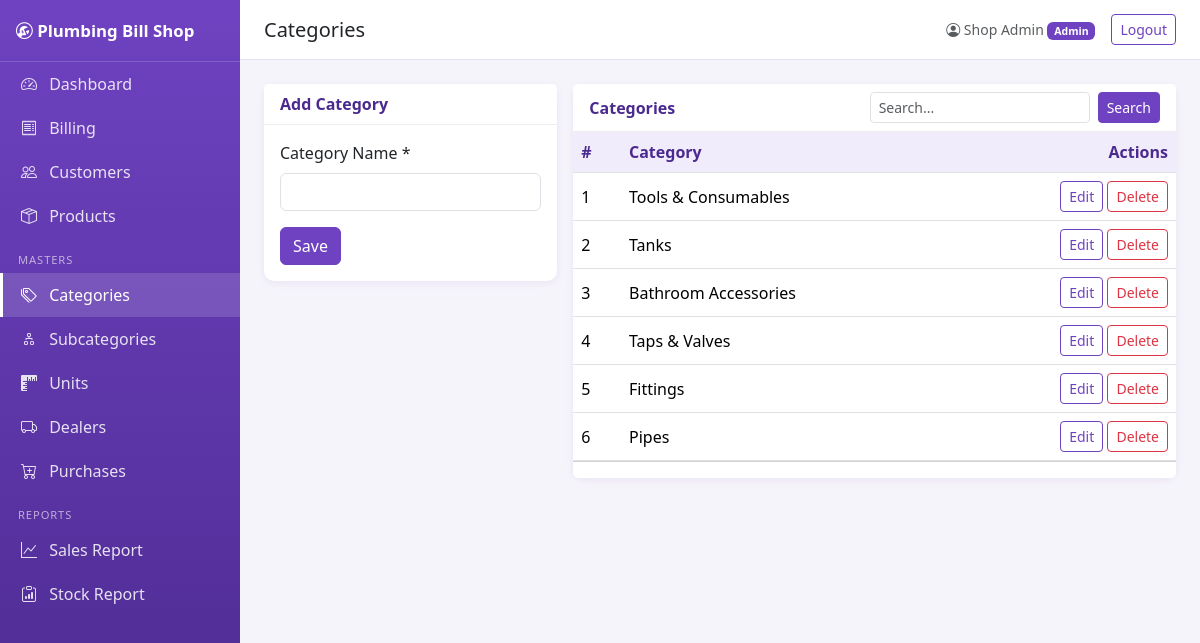
Screenshot of /categories/index.php (signed in) with the database file from the repository.
### tables this page shows
CREATE TABLE categories (
  id INT AUTO_INCREMENT PRIMARY KEY,
  name VARCHAR(100) NOT NULL,
  is_deleted TINYINT(1) NOT NULL DEFAULT 0,
  created_at TIMESTAMP NOT NULL DEFAULT CURRENT_TIMESTAMP,
  updated_at TIMESTAMP NOT NULL DEFAULT CURRENT_TIMESTAMP ON UPDATE CURRENT_TIMESTAMP
);

### categories/index.php (called while the page is built, shortened)
<?php
require_once __DIR__ . '/../includes/init.php';
require_once __DIR__ . '/../includes/crud.php';
render_crud($pdo, [
    'table' => 'categories', 'path' => 'categories/index.php',
    'title' => 'Categories', 'singular' => 'Category',
    'fields' => ['name' => ['label' => 'Category Name', 'required' => true, 'unique' => true, 'max' => 100]],
    'columns' => ['name' => 'Category'],
    'search' => ['t.name'],
    'guard' => 'SELECT (SELECT COUNT(*) FROM products WHERE category_id = ? AND is_deleted = 0)
                     + (SELECT COUNT(*) FROM subcategories WHERE category_id = ? AND is_deleted = 0)',
    'guard_msg' => 'This category still has active products or subcategories. Remove them first.',
]);

### includes/init.php (called while the page is built, shortened)
<?php
function is_admin()
{
    return isset($_SESSION['user']['role'])
        && strtolower($_SESSION['user']['role']) === 'admin';
}
function flash($type = null, $message = null)
{
    if ($type === null) {
        $storedMessage = $_SESSION['flash'] ?? null;
        return $storedMessage;
    }
    return null;
}
function paginate($pdo, $select, $from, $params = [], $orderBy = 'id DESC')
{
    $select = str_replace('\\*', '*', $select);
    $countSql = "SELECT COUNT(*) " . $from;
    $countStmt = $pdo->prepare($countSql);
    $countStmt->execute($params);
    $totalRecords = (int) $countStmt->fetchColumn();
    $perPage = 10;
    $pages = max(1, (int) ceil($totalRecords / $perPage));
    $page = max(1, (int) ($_GET['page'] ?? 1));
    $page = min($page, $pages);
    $offset = ($page - 1) * $perPage;
    $sql = "SELECT " . $select . " " . $from
         . " ORDER BY " . $orderBy
         . " LIMIT " . $perPage
         . " OFFSET " . $offset;
    $stmt = $pdo->prepare($sql);
    $stmt->execute($params);
    $rows = $stmt->fetchAll(PDO::FETCH_ASSOC);
    return [$rows, $pages, $page];
}
function url($path = '')
{
    return rtrim(BASE_URL, '/') . '/' . ltrim($path, '/');
}
function e($value)
{
    return htmlspecialchars((string)$value, ENT_QUOTES, 'UTF-8');
}

### includes/crud.php (the view, shortened to what this page needs)
<?php
function render_crud(PDO $pdo, array $c): void
{
    $t = $c['table'];
    $fields = $c['fields'];
    $errors = [];
    $old = [];
    $editRow = null;
    $q = trim($_GET['q'] ?? '');
    $from = 'FROM ' . ($c['from'] ?? "$t t") . ' WHERE t.is_deleted = 0';
    $params = [];
    [$rows, $pages, $page] = paginate($pdo, $c['select'] ?? 't.*', $from, $params, 't.id DESC');
    $pageTitle = $c['title'];
    include __DIR__ . '/header.php';
    $isEdit = !empty($editRow['id']);
    ?>
    <div class="row g-3">
      <div class="col-lg-4">
        <div class="card"><div class="card-header"><?= $isEdit ? 'Edit' : 'Add' ?> <?= e($c['singular']) ?></div>
          <div class="card-body">
            <form method="post" novalidate>
              <?php foreach ($fields as $f => $d):
                  $type = $d['type'] ?? 'text';
                  $val = $old[$f] ?? ($editRow[$f] ?? '');
                  $bad = isset($errors[$f]) ? ' is-invalid' : ''; ?>
                <div class="mb-3">
                  <label class="form-label"><?= e($d['label']) ?><?= !empty($d['required']) ? ' *' : '' ?></label>
                  <?php if ($type === 'select'): ?>
                    <select name="<?= $f ?>" class="form-select<?= $bad ?>">
                      <option value="">-- Select --</option>
                      <?php foreach ($pdo->query($d['options_sql'])->fetchAll() as $o): ?>
                        <option value="<?= (int)$o['id'] ?>" <?= (string)$val === (string)$o['id'] ? 'selected' : '' ?>><?= e($o['name']) ?></option>
                      <?php endforeach; ?>
                    </select>
                  <?php elseif ($type === 'textarea'): ?>
                    <textarea name="<?= $f ?>" rows="2" class="form-control<?= $bad ?>"><?= e($val) ?></textarea>
                  <?php else: ?>
                    <input name="<?= $f ?>" class="form-control<?= $bad ?>" value="<?= e($val) ?>">
                  <?php endif; ?>
                </div>
              <?php endforeach; ?>
              <button class="btn btn-purple"><?= $isEdit ? 'Update' : 'Save' ?></button>
            </form>
          </div></div>
      </div>
      <div class="col-lg-8">
        <div class="card">
          <div class="card-header d-flex justify-content-between align-items-center flex-wrap gap-2">
            <span><?= e($c['title']) ?></span>
            <form class="d-flex gap-2" method="get">
              <input name="q" value="<?= e($q) ?>" class="form-control form-control-sm" placeholder="Search...">
              <button class="btn btn-sm btn-purple">Search</button>
            </form>
          </div>
          <div class="table-responsive"><table class="table table-hover align-middle mb-0">
            <thead><tr><th>#</th>
              <?php foreach ($c['columns'] as $label): ?><th><?= e($label) ?></th><?php endforeach; ?>
              <th class="text-end">Actions</th></tr></thead>
            <tbody>
            <?php foreach ($rows as $i => $r): ?>
              <tr><td><?= $i + 1 + ($page - 1) * 10 ?></td>
                <?php foreach ($c['columns'] as $col => $label): ?><td><?= e($r[$col] ?? '') ?></td><?php endforeach; ?>
                <td class="text-end text-nowrap">
                  <a class="btn btn-sm btn-outline-purple" href="?edit=<?= (int)$r['id'] ?>">Edit</a>
                  <form method="post" class="d-inline" data-confirm="Delete this <?= e(strtolower($c['singular'])) ?>?">
                    <button class="btn btn-sm btn-outline-danger">Delete</button></form>
                </td></tr>
            <?php endforeach; if (!$rows): ?>
              <tr><td colspan="<?= count($c['columns']) + 2 ?>" class="text-center text-muted py-4">No records found.</td></tr>
            <?php endif; ?>
            </tbody></table></div>
          <div class="card-footer bg-white"><?= pager($pages, $page) ?></div>
        </div>
      </div>
    </div>
    <?php
    include __DIR__ . '/footer.php';
}

### includes/header.php (shortened to what this page needs)
<?php
require_once __DIR__ . '/init.php';
$pageTitle = $pageTitle ?? 'Plumbing Bill Shop';
$path = $_SERVER['SCRIPT_NAME'];
$active = fn(string $key) => str_contains($path, $key) ? 'active' : '';
?>
<!DOCTYPE html>
<html lang="en">
<head>
<link href="https://cdn.jsdelivr.net/npm/bootstrap@5.3.3/dist/css/bootstrap.min.css" rel="stylesheet">
<link href="https://cdn.jsdelivr.net/npm/bootstrap-icons@1.11.3/font/bootstrap-icons.css" rel="stylesheet">
<link href="<?= url('assets/css/style.css') ?>" rel="stylesheet">
</head>
<body>
<?php include __DIR__ . '/sidebar.php'; ?>
<div class="main">
<?php include __DIR__ . '/navbar.php'; ?>
<div class="content p-3 p-md-4">
<?php if ($f = flash()): ?>
  <div class="alert alert-<?= e($f[0]) ?> alert-dismissible fade show"><?= e($f[1]) ?>
    <button type="button" class="btn-close" data-bs-dismiss="alert"></button></div>
<?php endif; ?>

### includes/sidebar.php
<aside class="sidebar" id="sidebar">
  <div class="brand"><i class="bi bi-wrench-adjustable-circle"></i> <?= e(SHOP_NAME) ?></div>
  <nav class="nav flex-column">
    <a class="nav-link <?= $active('dashboard') ?>" href="<?= url('dashboard.php') ?>"><i class="bi bi-speedometer2"></i> Dashboard</a>
    <a class="nav-link <?= $active('/billing/') ?>" href="<?= url('billing/index.php') ?>"><i class="bi bi-receipt"></i> Billing</a>
    <a class="nav-link <?= $active('/customers/') ?>" href="<?= url('customers/index.php') ?>"><i class="bi bi-people"></i> Customers</a>
    <a class="nav-link <?= $active('/products/') ?>" href="<?= url('products/index.php') ?>"><i class="bi bi-box-seam"></i> Products</a>
    <?php if (is_admin()): ?>
    <div class="nav-title">Masters</div>
    <a class="nav-link <?= $active('/categories/') ?>" href="<?= url('categories/index.php') ?>"><i class="bi bi-tags"></i> Categories</a>
    <a class="nav-link <?= $active('/subcategories/') ?>" href="<?= url('subcategories/index.php') ?>"><i class="bi bi-diagram-2"></i> Subcategories</a>
    <a class="nav-link <?= $active('/units/') ?>" href="<?= url('units/index.php') ?>"><i class="bi bi-rulers"></i> Units</a>
    <a class="nav-link <?= $active('/dealers/') ?>" href="<?= url('dealers/index.php') ?>"><i class="bi bi-truck"></i> Dealers</a>
    <a class="nav-link <?= $active('/purchases/') ?>" href="<?= url('purchases/index.php') ?>"><i class="bi bi-cart-plus"></i> Purchases</a>
    <?php endif; ?>
    <div class="nav-title">Reports</div>
    <?php if (is_admin()): ?>
    <a class="nav-link <?= $active('reports/sales') ?>" href="<?= url('reports/sales.php') ?>"><i class="bi bi-graph-up"></i> Sales Report</a>
    <?php endif; ?>
    <a class="nav-link <?= $active('reports/stock') ?>" href="<?= url('reports/stock.php') ?>"><i class="bi bi-clipboard-data"></i> Stock Report</a>
  </nav>
</aside>

### includes/navbar.php (shortened to what this page needs)
<header class="topbar d-flex align-items-center justify-content-between px-3 px-md-4">
  <div class="d-flex align-items-center gap-2">
    <h5 class="mb-0"><?= e($pageTitle) ?></h5>
  </div>
  <div class="d-flex align-items-center gap-3">
    <span class="text-muted small"><i class="bi bi-person-circle"></i> <?= e($_SESSION['user']['name']) ?>
      <span class="badge bg-purple"><?= e(ucfirst($_SESSION['user']['role'])) ?></span></span>
    <a href="<?= url('auth/logout.php') ?>" class="btn btn-sm btn-outline-purple">Logout</a>
  </div>
</header>

### includes/footer.php (shortened to what this page needs)
</div>
</div>
</body>
</html>

### assets/css/style.css (style rules this page uses)
:root { --purple:#6f42c1;--purple-dark:#4b2a8f;--purple-soft:#f1ecfb }
body { background:#f6f4fb;font-family:"Segoe UI",system-ui,sans-serif }
.sidebar { position:fixed;top:0;left:0;bottom:0;width:240px;background:linear-gradient(180deg,#6f42c1,#4b2a8f);color:#fff;overflow-y:auto;z-index:1030;transition:transform .2s }
.sidebar .brand { padding:18px 16px;font-size:1.05rem;font-weight:600;border-bottom:1px solid rgba(255,255,255,.15) }
.sidebar .nav-link { color:rgba(255,255,255,.85);padding:10px 18px;border-left:3px solid transparent }
.sidebar .nav-link i { margin-right:8px }
.sidebar .nav-link:hover,.sidebar .nav-link.active { background:rgba(255,255,255,.14);color:#fff;border-left-color:#fff }
.sidebar .nav-title { padding:14px 18px 4px;font-size:.7rem;letter-spacing:.08em;text-transform:uppercase;opacity:.6 }
.main { margin-left:240px;min-height:100vh }
.topbar { height:60px;background:#fff;border-bottom:1px solid #e5def5;position:sticky;top:0;z-index:1020 }
.card { border:0;box-shadow:0 2px 8px rgba(75,42,143,.08);border-radius:10px }
.card-header { background:#fff;border-bottom:1px solid #eee;font-weight:600;color:var(--purple-dark) }
.btn-purple { background:var(--purple);color:#fff;border-color:var(--purple) }
.btn-outline-purple { color:var(--purple);border-color:var(--purple) }
.bg-purple { background:var(--purple)!important }
.table thead th { background:var(--purple-soft);color:var(--purple-dark);white-space:nowrap }

### rows the page displays
categories: page "1", name "Tools & Consumables"
categories: page "2", name "Tanks"
categories: page "3", name "Bathroom Accessories"
categories: page "4", name "Taps & Valves"
categories: page "5", name "Fittings"
categories: page "6", name "Pipes"

### other values shown
SHOP_NAME "Plumbing Bill Shop"
$pageTitle "Categories"
$_SESSION['user']['name'] "Shop Admin"
$_SESSION['user']['role'] "Admin"
$c['singular'] "Category"
$d['label'] "Category Name"
$c['title'] "Categories"
$label "Category"
